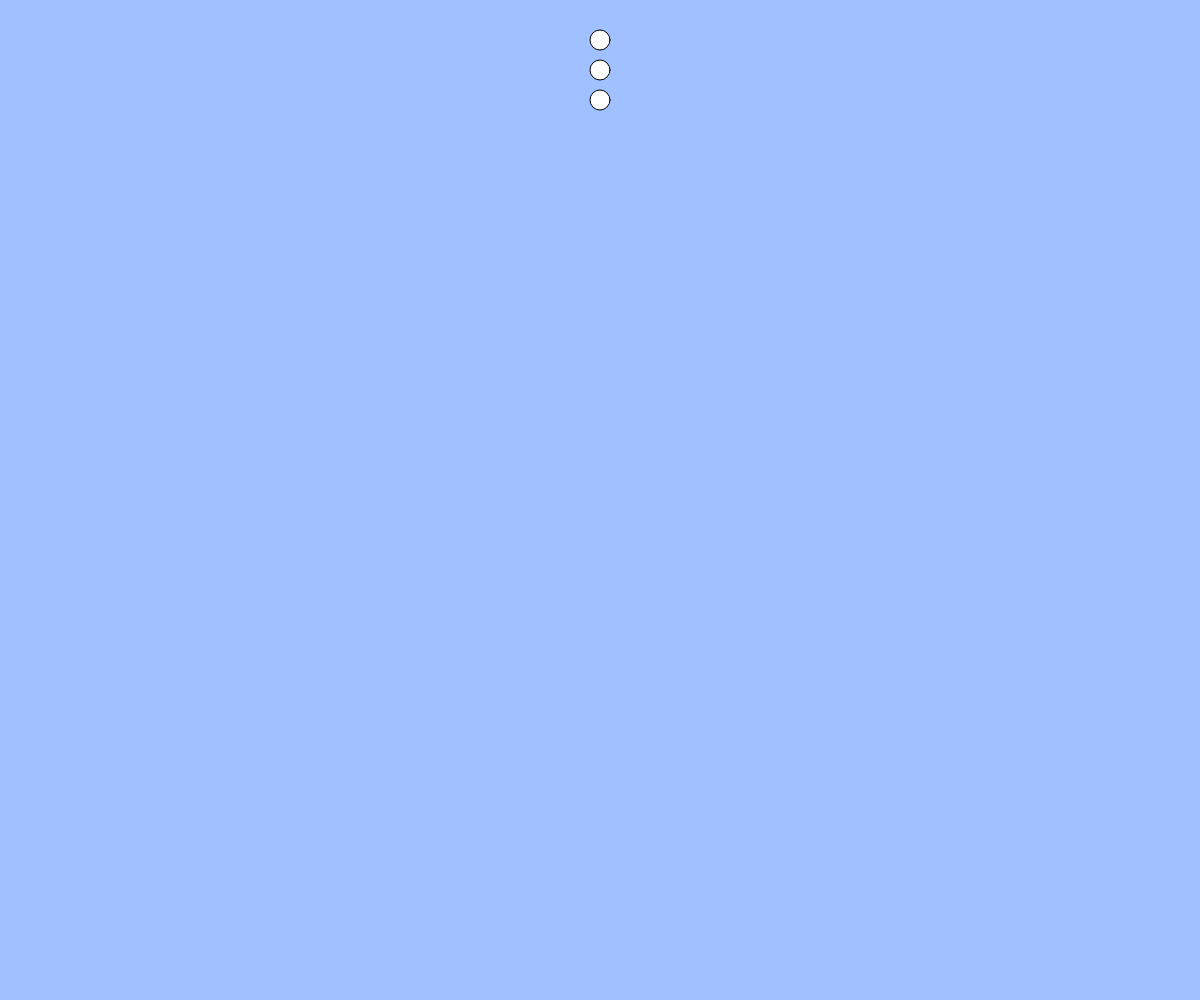
Frame 1 (no input)
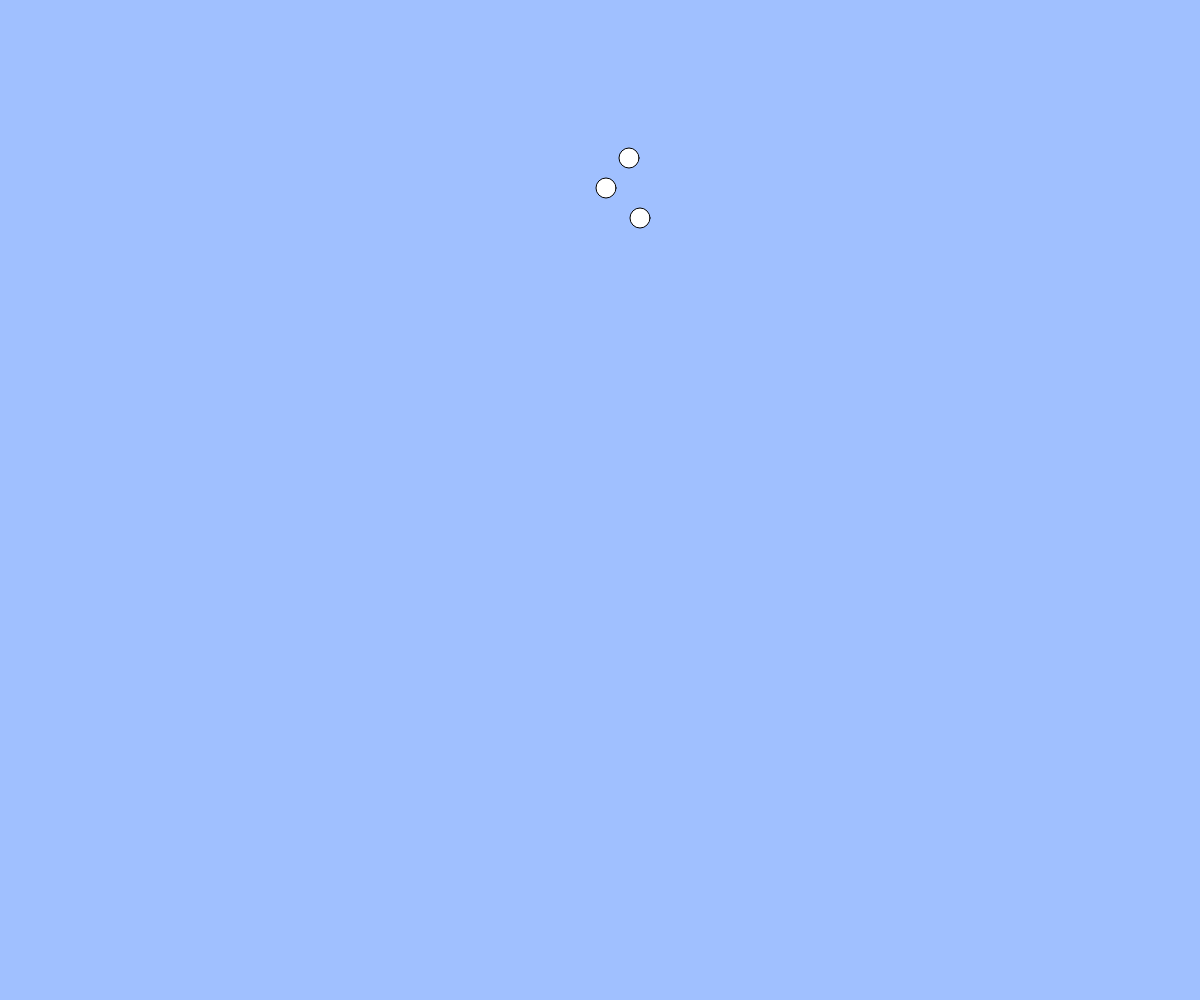
Frame 60 (no input)
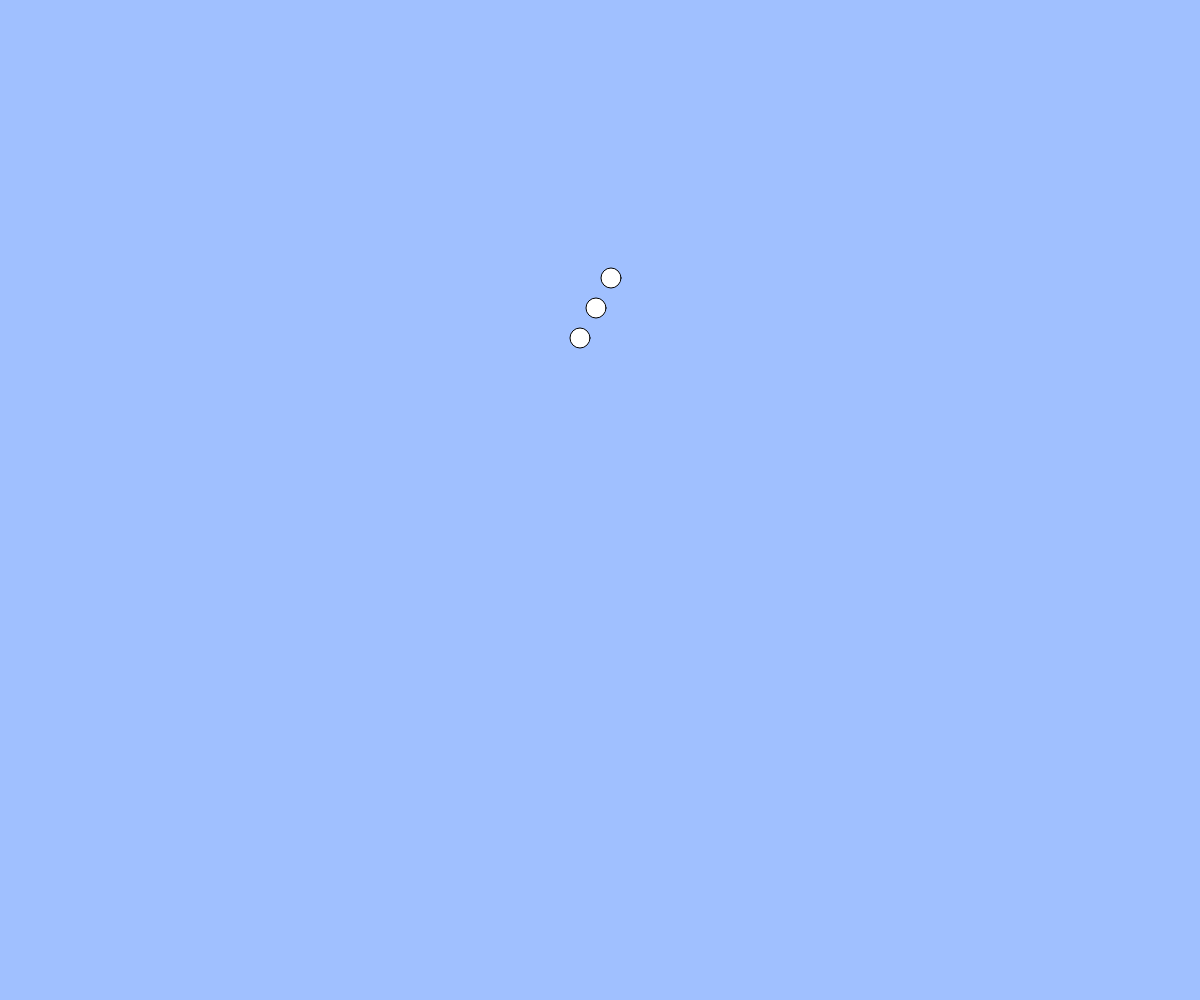
Frame 120 (the mouse pressed at the canvas centre since frame 60)

The p5.js sketch that drew these frames (run headless with seeded random() and noise() and a simulated clock; from frame 60 on, the mouse is pressed at the canvas centre):

// p5.js sketch
// ── sketch.js
// テキスト「アニメーション」
//外で宣言
let x, y, vx, vy, p;
let total;
let count = [0,0,0,0,0,0];
let cnstry = [0,0,0]
vx = [0, 0, 0];
vy = 2;
const vyMax = 30;
const bools = [[bool(),bool(),bool(),bool(),bool()],[bool(),bool(),bool(),bool(),bool()],[bool(),bool(),bool(),bool(),bool()],[bool(),bool(),bool(),bool(),bool()],[bool(),bool(),bool(),bool(),bool()]];

function setup(){
  createCanvas(windowWidth, windowHeight);
  x = [width / 2, width / 2, width / 2];
  y = [height / 10, height / 10 - 30, height / 10 - 60];
}

function draw(){
  background(160, 192, 255);
  for(let i = 0; i < 3; i++){
    ellipse(x[i], y[i], 20, 20);
    x[i] += vx[i];
    y[i] += vy;

  for(let j = 0; j < 5; j++){
    if(y[i] >= 100 + 50*j & y[i] < 150 + 50*j){
      vx[i] = bools[i][j];
    }
  }

    //if(y[i] > height - 10){ vy = 0; }
    if(y[i] > height - 100){ vx[i] = 0; }
    x[i] = constrain(x[i], 0, width);
    y[i] = constrain(y[i], 0, height - cnstry[i]);
  }//for1
}//draw()

function otherThanAnimation(){
  for(let i = 0; i < 3; i++){
    total = bools[i].reduce(function(a, x){return a + x;}, 0);
      if(total == -5){
        p = 0;
        count[0] += 1;
      } else if (total == -3){
        p = 1;
        count[1] += 1;
      } else if (total == -1){
        p = 2;
        count[2] += 1;
      } else if (total == 1){
        p = 3;
        count[3] += 1;
      } else if (total == 3){
        p = 4;
        count[4] += 1;
      } else if (total == 5){
        p = 5;
        count[5] += 1;
      } else {
        console.log('error');
      }

    if(count[p] == 1){
      cnstry[i] = 10;
    } else if(count[p] == 2){
      cnstry[i] = 20;
    } else if(count[p] == 3){
      cnstry[i] = 30;
    } else {
      console.log('error');
    }
  }
  console.log(count);

}
otherThanAnimation();

function windowResized(){
  resizeCanvas(windowWidth, windowHeight);
}

//列ベクトルの和
function sum(a, b, length){
  const sum = new Array(length);
  for(let i = 0; i < length; i++) {
    sum[i] = a[i] + b[i];
  }
  return sum;
}

//1か-1を等確率で返す関数
function bool(){
  rand = Math.random();
  if(rand < 0.5){
    return -1;
  } else {
    return 1;
  }
}

/**
 * 数値の合計値を取得
 * @param {Number[]} nums 合計値を得る数値の配列
 */
var sum = function(nums) {
    return nums.reduce(function(a, x) { return a + x; });
};
